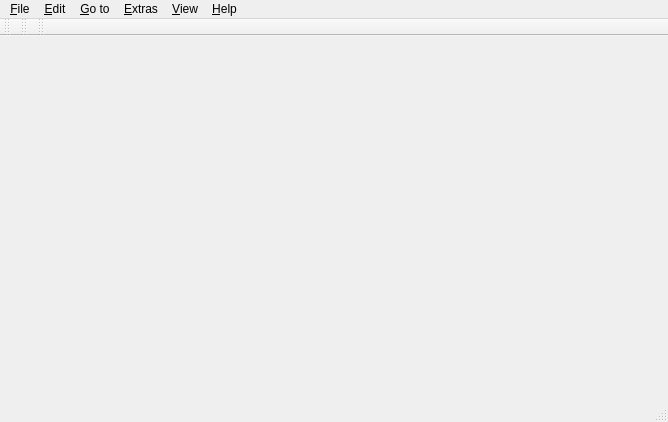
<?xml version="1.0" encoding="UTF-8"?>
<ui version="4.0">
 <author>Dino</author>
 <class>MainWindow</class>
 <widget class="QMainWindow" name="MainWindow">
  <property name="geometry">
   <rect>
    <x>0</x>
    <y>0</y>
    <width>668</width>
    <height>422</height>
   </rect>
  </property>
  <property name="windowTitle">
   <string notr="true">Dino</string>
  </property>
  <property name="windowIcon">
   <iconset resource="files.qrc">
    <normaloff>:/files/logo.png</normaloff>:/files/logo.png</iconset>
  </property>
  <property name="unifiedTitleAndToolBarOnMac">
   <bool>true</bool>
  </property>
  <widget class="QWidget" name="centralWidget">
   <layout class="QGridLayout" name="gridLayout">
    <item row="0" column="0">
     <layout class="QVBoxLayout" name="verticalLayout"/>
    </item>
    <item row="1" column="0">
     <layout class="QVBoxLayout" name="verticalLayout_2"/>
    </item>
   </layout>
  </widget>
  <widget class="QMenuBar" name="menuBar">
   <property name="geometry">
    <rect>
     <x>0</x>
     <y>0</y>
     <width>668</width>
     <height>25</height>
    </rect>
   </property>
   <widget class="QMenu" name="menuFile">
    <property name="title">
     <string>&amp;File</string>
    </property>
    <addaction name="actionNew_folder"/>
    <addaction name="actionMake_SymLink"/>
    <addaction name="separator"/>
    <addaction name="actionEdit_File"/>
    <addaction name="action_2"/>
    <addaction name="separator"/>
    <addaction name="actionRemove"/>
    <addaction name="separator"/>
    <addaction name="actionRun_terminal"/>
    <addaction name="actionAdd_new_tab"/>
    <addaction name="separator"/>
    <addaction name="actionExit"/>
    <addaction name="separator"/>
   </widget>
   <widget class="QMenu" name="menuHelp">
    <property name="title">
     <string>&amp;Help</string>
    </property>
    <addaction name="actionCheck_for_updates"/>
   </widget>
   <widget class="QMenu" name="menuGo_to">
    <property name="title">
     <string>&amp;Go to</string>
    </property>
   </widget>
   <widget class="QMenu" name="menuView">
    <property name="title">
     <string>&amp;View</string>
    </property>
    <addaction name="actionGo_to_url"/>
    <addaction name="separator"/>
    <addaction name="actionTabs_on_top"/>
    <addaction name="actionSimple_View"/>
    <addaction name="actionThumbnail_view"/>
    <addaction name="actionTree_Mode"/>
    <addaction name="actionLock_layout"/>
    <addaction name="separator"/>
    <addaction name="actionZoom_in"/>
    <addaction name="actionZoom_out"/>
    <addaction name="separator"/>
    <addaction name="actionScroll_to_top"/>
    <addaction name="actionScroll_to_selected_item"/>
    <addaction name="actionScroll_to_bottom"/>
    <addaction name="separator"/>
    <addaction name="actionRefresh"/>
   </widget>
   <widget class="QMenu" name="menu_Extras">
    <property name="title">
     <string>&amp;Extras</string>
    </property>
    <addaction name="actionText_Editor"/>
    <addaction name="actionHex_Editor"/>
    <addaction name="separator"/>
   </widget>
   <widget class="QMenu" name="menuEdit">
    <property name="title">
     <string>&amp;Edit</string>
    </property>
    <addaction name="actionCut"/>
    <addaction name="actionCopy"/>
    <addaction name="actionPaste"/>
    <addaction name="separator"/>
    <addaction name="actionSelect_All"/>
    <addaction name="actionSelect_by_pattern"/>
    <addaction name="actionClear_selection"/>
    <addaction name="separator"/>
    <addaction name="actionClear_clipboard"/>
    <addaction name="separator"/>
    <addaction name="actionCustom_actions"/>
    <addaction name="actionSettings"/>
   </widget>
   <addaction name="menuFile"/>
   <addaction name="menuEdit"/>
   <addaction name="menuGo_to"/>
   <addaction name="menu_Extras"/>
   <addaction name="menuView"/>
   <addaction name="menuHelp"/>
  </widget>
  <widget class="QStatusBar" name="statusBar"/>
  <widget class="QToolBar" name="opToolbar">
   <property name="windowTitle">
    <string>toolBar</string>
   </property>
   <attribute name="toolBarArea">
    <enum>TopToolBarArea</enum>
   </attribute>
   <attribute name="toolBarBreak">
    <bool>false</bool>
   </attribute>
  </widget>
  <widget class="QToolBar" name="mainToolBar">
   <property name="windowTitle">
    <string>toolBar</string>
   </property>
   <attribute name="toolBarArea">
    <enum>TopToolBarArea</enum>
   </attribute>
   <attribute name="toolBarBreak">
    <bool>false</bool>
   </attribute>
  </widget>
  <widget class="QToolBar" name="locationbar">
   <property name="windowTitle">
    <string>toolBar</string>
   </property>
   <attribute name="toolBarArea">
    <enum>TopToolBarArea</enum>
   </attribute>
   <attribute name="toolBarBreak">
    <bool>false</bool>
   </attribute>
  </widget>
  <action name="actionExit">
   <property name="text">
    <string>Exit</string>
   </property>
   <property name="shortcut">
    <string>F10</string>
   </property>
  </action>
  <action name="actionAbout">
   <property name="text">
    <string>About</string>
   </property>
  </action>
  <action name="actionNew_folder">
   <property name="text">
    <string>New folder</string>
   </property>
   <property name="shortcut">
    <string>F6</string>
   </property>
  </action>
  <action name="actionRemove">
   <property name="text">
    <string>Remove</string>
   </property>
   <property name="iconVisibleInMenu">
    <bool>true</bool>
   </property>
  </action>
  <action name="actionHidden_files">
   <property name="checkable">
    <bool>false</bool>
   </property>
   <property name="text">
    <string>Hidden files</string>
   </property>
   <property name="shortcut">
    <string>Ctrl+H</string>
   </property>
  </action>
  <action name="actionGo_to_url">
   <property name="checkable">
    <bool>false</bool>
   </property>
   <property name="text">
    <string>Go to url</string>
   </property>
  </action>
  <action name="actionZoom_in">
   <property name="text">
    <string>zoom in</string>
   </property>
  </action>
  <action name="actionZoom_out">
   <property name="text">
    <string>zoom out</string>
   </property>
  </action>
  <action name="actionScroll_to_top">
   <property name="text">
    <string>Scroll to top</string>
   </property>
   <property name="shortcut">
    <string>Ctrl+Up</string>
   </property>
  </action>
  <action name="actionScroll_to_bottom">
   <property name="text">
    <string>Scroll to bottom</string>
   </property>
   <property name="shortcut">
    <string>Ctrl+Down</string>
   </property>
  </action>
  <action name="actionAdd_new_tab">
   <property name="text">
    <string>Add new tab</string>
   </property>
  </action>
  <action name="actionRefresh">
   <property name="text">
    <string>Refresh</string>
   </property>
   <property name="shortcut">
    <string>F5</string>
   </property>
  </action>
  <action name="actionRun_terminal">
   <property name="text">
    <string>Run terminal</string>
   </property>
   <property name="shortcut">
    <string>F2</string>
   </property>
  </action>
  <action name="actionTabs_on_top">
   <property name="checkable">
    <bool>true</bool>
   </property>
   <property name="checked">
    <bool>false</bool>
   </property>
   <property name="text">
    <string>Tabs on top</string>
   </property>
  </action>
  <action name="actionLock_layout">
   <property name="checkable">
    <bool>true</bool>
   </property>
   <property name="text">
    <string>Lock layout</string>
   </property>
  </action>
  <action name="actionScroll_to_selected_item">
   <property name="text">
    <string>Scroll to selected item</string>
   </property>
   <property name="shortcut">
    <string>Ctrl+S</string>
   </property>
  </action>
  <action name="actionSimple_View">
   <property name="checkable">
    <bool>true</bool>
   </property>
   <property name="text">
    <string>Simple View</string>
   </property>
  </action>
  <action name="actionEdit_File">
   <property name="text">
    <string>Edit File</string>
   </property>
   <property name="shortcut">
    <string>F4</string>
   </property>
  </action>
  <action name="actionText_Editor">
   <property name="text">
    <string>Text Editor</string>
   </property>
  </action>
  <action name="actionThumbnail_view">
   <property name="checkable">
    <bool>true</bool>
   </property>
   <property name="checked">
    <bool>true</bool>
   </property>
   <property name="text">
    <string>Thumbnail view</string>
   </property>
  </action>
  <action name="actionCustom_actions">
   <property name="text">
    <string>Custom actions</string>
   </property>
  </action>
  <action name="actionMake_SymLink">
   <property name="text">
    <string>Make SymLink</string>
   </property>
   <property name="shortcut">
    <string>F7</string>
   </property>
  </action>
  <action name="actionCut">
   <property name="text">
    <string>Cut</string>
   </property>
  </action>
  <action name="actionCopy">
   <property name="text">
    <string>Copy</string>
   </property>
  </action>
  <action name="actionPaste">
   <property name="text">
    <string>Paste</string>
   </property>
  </action>
  <action name="actionTree_Mode">
   <property name="checkable">
    <bool>true</bool>
   </property>
   <property name="text">
    <string>Tree Mode</string>
   </property>
  </action>
  <action name="actionSettings">
   <property name="text">
    <string>Settings</string>
   </property>
  </action>
  <action name="actionHex_Editor">
   <property name="text">
    <string>Hex Editor</string>
   </property>
  </action>
  <action name="action_2">
   <property name="text">
    <string>Edit file with hex editor</string>
   </property>
  </action>
  <action name="actionSelect_by_pattern">
   <property name="text">
    <string>Select by pattern</string>
   </property>
  </action>
  <action name="actionClear_selection">
   <property name="text">
    <string>Clear selection</string>
   </property>
  </action>
  <action name="actionSelect_All">
   <property name="text">
    <string>Select All</string>
   </property>
  </action>
  <action name="actionCheck_for_updates">
   <property name="text">
    <string>Check for updates...</string>
   </property>
  </action>
  <action name="actionClear_clipboard">
   <property name="text">
    <string>Clear clipboard</string>
   </property>
  </action>
 </widget>
 <layoutdefault spacing="6" margin="11"/>
 <resources>
  <include location="files.qrc"/>
 </resources>
 <connections>
  <connection>
   <sender>actionExit</sender>
   <signal>activated()</signal>
   <receiver>MainWindow</receiver>
   <slot>close()</slot>
   <hints>
    <hint type="sourcelabel">
     <x>-1</x>
     <y>-1</y>
    </hint>
    <hint type="destinationlabel">
     <x>333</x>
     <y>210</y>
    </hint>
   </hints>
  </connection>
 </connections>
</ui>
